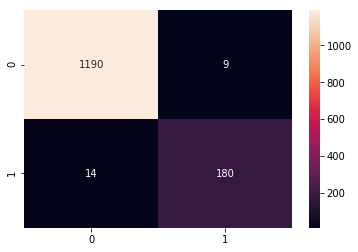

Generate this figure with Python:
import pandas as pd

from sklearn.feature_extraction.text import TfidfVectorizer
from sklearn.linear_model import LogisticRegressionCV
from sklearn.naive_bayes import BernoulliNB
from sklearn.pipeline import make_pipeline
from sklearn.model_selection import GridSearchCV

from sklearn.model_selection import train_test_split
from sklearn.metrics import confusion_matrix

import seaborn as sns


df = pd.read_csv('SPAM text message 20170820 - Data.csv')

clf = make_pipeline(
    TfidfVectorizer(stop_words='english'),
    LogisticRegressionCV(cv=5 , solver='liblinear', scoring='roc_auc'))

parameters = {
    'tfidfvectorizer__ngram_range': [(1, 1), (1, 2), (1, 3)],
    'logisticregressioncv__cv': [3, 4, 5],
}

clf = GridSearchCV(clf, parameters, cv=4, scoring='roc_auc')


X = df['Message']
Y = pd.get_dummies(df['Category'])['spam']

x_train, x_test, y_train, y_test = train_test_split(X, Y)

clf.fit(x_train, y_train)


y_pred = clf.predict(x_test)
cm = confusion_matrix(y_test, y_pred)
sns.heatmap(cm, annot=True, fmt='d')

print(f'score: {clf.score(x_test, y_test)}')

samples = df.loc[y_test.index].copy()
samples['true_result'] = y_test
samples['model_perdict'] = y_pred
print(samples.sample(n=10))


print(clf.best_params_)
